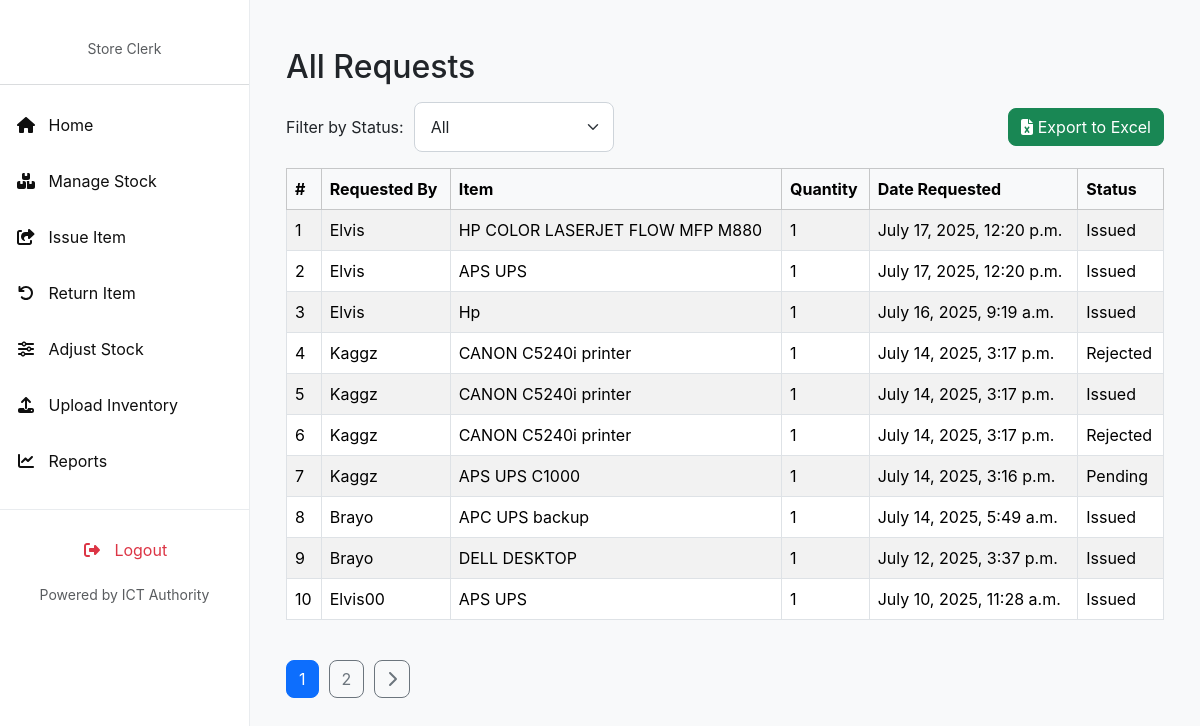
Before: /reports/total-requests/ with the older database file.
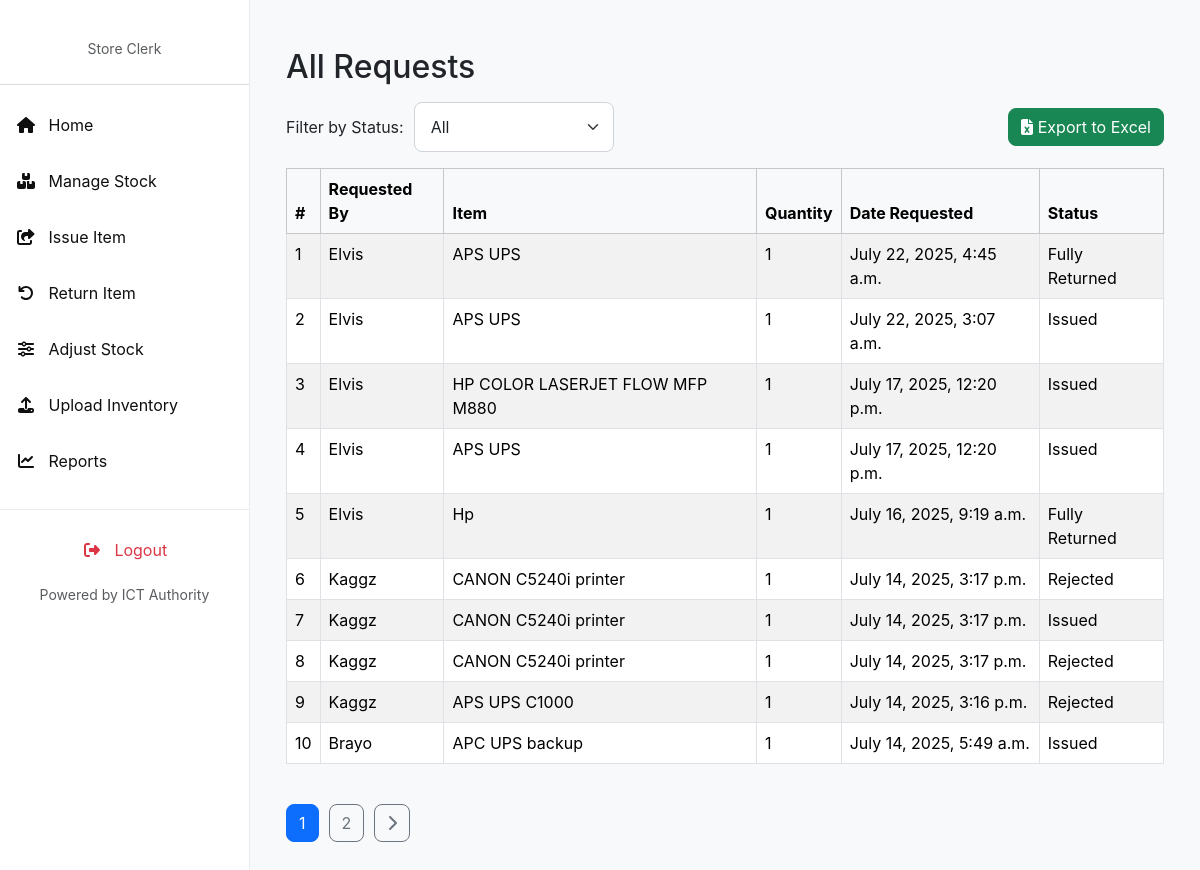
After: the same page with the newer database file.
### invent/models.py (models this page shows, shortened)
class ItemRequest(models.Model):
    item = models.ForeignKey('InventoryItem', on_delete=models.CASCADE)
    name = models.CharField(max_length=100)
    quantity = models.PositiveIntegerField(default=1)  # Quantity requested
    reason = models.TextField(blank=True, null=True)
    application_date = models.DateField(default=timezone.now)
    requestor = models.ForeignKey(User, on_delete=models.CASCADE)
    STATUS_CHOICES = [
        ('Pending', 'Pending'),
        ('Approved', 'Approved'),
        ('Issued', 'Issued'),  # Item has been issued (fully or partially)
        ('Rejected', 'Rejected'),
        ('Cancelled', 'Cancelled'),
        ('Partially Returned', 'Partially Returned'),
        ('Fully Returned', 'Fully Returned'),
    ]
    status = models.CharField(
        max_length=20, choices=STATUS_CHOICES, default='Pending')  # Increased max_length
    date_requested = models.DateTimeField(auto_now_add=True)
    date_issued = models.DateTimeField(null=True, blank=True)
    returned_quantity = models.PositiveIntegerField(default=0)
    _original_status = None
    def __init__(self, *args, **kwargs):
        super().__init__(*args, **kwargs)
        self._original_status = self.status

class InventoryItem(models.Model):
    STATUS_CHOICES = [
        ('Pending', 'Pending'),
        ('In Stock', 'In Stock'),
        ('Issued', 'Issued'),
        ('Returned', 'Returned'),
        ('Low Stock', 'Low Stock'),
        ('Out of Stock', 'Out of Stock'),
    ]
    CONDITION_CHOICES = [
        ("Serviceable", "Serviceable"),
        ("Not Serviceable", "Not Serviceable"),
        ("Not working", "Not working"),
        ("Good", "Good"),
        ("Fair", "Fair"),
        ("Poor", "Poor"),
    ]
    name = models.CharField(
        max_length=255, help_text="e.g., Dell Optiplex 7010 (from Asset Description)")
    serial_number = models.CharField(
        max_length=255, unique=True, blank=True, null=True,
        help_text="Unique serial number of the asset (from Serial Number in CSV)"
    )
    category = models.CharField(
        max_length=100, blank=True,
        help_text="e.g., Printer, CPU, Monitor (from Asset Category-Minor)"
    )
    condition = models.CharField(
        max_length=20, choices=CONDITION_CHOICES, default="Serviceable",
        help_text="Current condition of the asset (from Condition in CSV)"
    )
    status = models.CharField(
        max_length=20, choices=STATUS_CHOICES, default='In Stock')
    expiration_date = models.DateField(null=True, blank=True)
    quantity_total = models.PositiveIntegerField(default=0)
    quantity_issued = models.PositiveIntegerField(default=0)
    quantity_returned = models.PositiveIntegerField(default=0)
    created_by = models.ForeignKey(
        User, on_delete=models.SET_NULL, null=True, blank=True, related_name='inventory_created_by')
    created_at = models.DateTimeField(auto_now_add=True)
    updated_at = models.DateTimeField(auto_now=True)

### invent/views.py (the view)
# urls.py: path('reports/total-requests/', views.total_requests, name='total_requests'),
def total_requests(request):
    status_filter = request.GET.get('status')
    requests = ItemRequest.objects.all()
    if status_filter:
        requests = requests.filter(status=status_filter)
    paginator = Paginator(requests.order_by('-date_requested'), 10)
    page_number = request.GET.get('page')
    page_obj = paginator.get_page(page_number)
    context = {
        'page_obj': page_obj,
        'status_filter': status_filter,
    }
    return render(request, 'invent/total_requests.html', context)

### invent/context_processors.py (called while the page is built)
def pending_requests_count(request):
    count = 0  # Default to 0
    if request.user.is_authenticated:
        if request.user.has_perm('invent.can_issue_item'):
            count = ItemRequest.objects.filter(status='Pending').count()
    return {'pending_requests_count_for_sidebar': count}

### invent/templates/invent/total_requests.html (shortened to what this page needs)
{% extends 'invent/base_store_clerk.html' %}
{% block content %}
<div class="container mt-4">
    <h2 class="mb-3">All Requests</h2>
    <div class="d-flex justify-content-between mb-3 align-items-center">
        <form method="get" class="d-flex align-items-center" style="gap: 10px;">
            <label for="status" class="form-label mb-0">Filter by Status:</label>
            <select name="status" id="status" class="form-select" onchange="this.form.submit()" style="width: 200px;">
                <option value="">All</option>
            </select>
        </form>
        <a href="{% url 'export_total_requests' %}?{% if status_filter %}status={{ status_filter }}{% endif %}" class="btn btn-success">
            <i class="fas fa-file-excel"></i> Export to Excel
        </a>
    </div>
    <div class="table-responsive">
        <table class="table table-bordered table-striped">
            <thead class="table-light">
                <tr>
                    <th>#</th>
                    <th>Requested By</th>
                    <th>Item</th>
                    <th>Quantity</th>
                    <th>Date Requested</th>
                    <th>Status</th>
                </tr>
            </thead>
            <tbody>
                {% for request in page_obj %}
                <tr>
                    <td>{{ forloop.counter0|add:page_obj.start_index }}</td>
                    <td>{{ request.requestor.username }}</td>
                    <td>{{ request.item.name }}</td>
                    <td>{{ request.quantity }}</td>
                    <td>{{ request.date_requested }}</td>
                    <td>{{ request.status }}</td>
                </tr>
                {% empty %}
                <tr>
                    <td colspan="6">No requests found.</td>
                </tr>
                {% endfor %}
            </tbody>
        </table>
    </div>
    <div class="pagination mt-4" style="text-align: center;">
        <ul style="list-style: none; padding: 0; display: inline-flex; gap: 10px;">
            {% for num in page_obj.paginator.page_range %}
                {% if page_obj.number == num %}
                    <li><span class="btn btn-primary">{{ num }}</span></li>
                {% else %}
                    <li>
                        <a href="?page={{ num }}{% if status_filter %}&status={{ status_filter }}{% endif %}" class="btn btn-outline-secondary">{{ num }}</a>
                    </li>
                {% endif %}
            {% endfor %}
            {% if page_obj.has_next %}
                <li>
                    <a href="?page={{ page_obj.next_page_number }}{% if status_filter %}&status={{ status_filter }}{% endif %}" class="btn btn-outline-secondary">
                        <i class="fas fa-chevron-right"></i>
                    </a>
                </li>
            {% endif %}
        </ul>
    </div>
</div>
{% endblock %}

Changed rows visible on the page:
no longer on this page (row unchanged): ItemRequest: requestor.username "Brayo", item.name "DELL DESKTOP", quantity "1", date_requested "July 12, 2025, 3:37 p.m.", status "Issued"
no longer on this page (row unchanged): ItemRequest: requestor.username "Elvis00", item.name "APS UPS", quantity "1", date_requested "July 10, 2025, 11:28 a.m.", status "Issued"
added ItemRequest: requestor.username "Elvis", item.name "APS UPS", quantity "1", date_requested "July 22, 2025, 4:45 a.m.", status "Fully Returned"
added ItemRequest: requestor.username "Elvis", item.name "APS UPS", quantity "1", date_requested "July 22, 2025, 3:07 a.m.", status "Issued"
changed ItemRequest "July 16, 2025, 9:19 a.m.": status "Issued" → "Fully Returned"
changed ItemRequest "July 14, 2025, 3:16 p.m.": status "Pending" → "Rejected"
